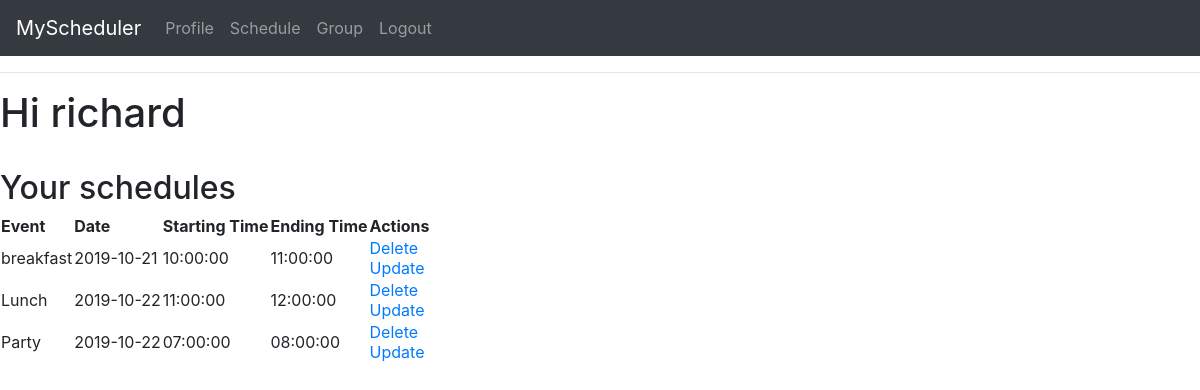
/userpage/richard (signed in), run on the app's committed database.
### app/models.py (models this page shows, shortened)
class User(UserMixin,db.Model):
    id=db.Column(db.Integer,primary_key=True)
    username = db.Column(db.String(64), index=True, unique=True)
    email = db.Column(db.String(128), index=True, unique=True)
    password_hash = db.Column(db.String(128))
    events = db.relationship('Event', backref='user', lazy = 'dynamic')

class Event(db.Model):
    id = db.Column(db.Integer, primary_key=True)
    event_name = db.Column(db.String(128))
    event_date = db.Column(db.DateTime)
    event_timeEnd = db.Column(db.DateTime)
    event_timeStart=db.Column(db.DateTime)
    user_id = db.Column(db.Integer, db.ForeignKey('user.id'))

### app/routes.py (the view)
@app.route('/userpage/<username>')
@login_required
def userpage(username):
    user=User.query.filter_by(username=username).first_or_404()
    e= Event.query.filter_by(user_id=user.id).all()
    return render_template('userpage.html',user=user, title= 'Profile',e=e)

### app/models.py (called while the page is built)
@login.user_loader
def load_user(id):
    return User.query.get(int(id))

### app/templates/userpage.html
{% extends "base.html" %}
{% block content %}
    <h1>Hi {{user.username}} </h1>
	<br><h2> Your schedules <h2>
<p>
	<table>
        <tr>
            <th> Event </th>
            <th> Date </th>
            <th> Starting Time </th>
			<th> Ending Time </th>
			<th> Actions </th>
        </tr>
        {% for data in e %}
            <tr>
                <td>{{ data.event_name }}</td>
                <td>{{ data.event_date.date() }}</td>
				<td>{{ data.event_timeStart.time() }}</td>
				<td>{{ data.event_timeEnd.time() }}</td>
                <td>
                    <a href="/delete/{{data.id}}">Delete</a>
                    <br>
                    <a href="/edit/{{data.id}}">Update</a>
                </td>
            </tr>
        {% endfor %}
    </table>
	</p>
{% endblock %}:

### data on the page
User: username "richard"
Event: event_name "breakfast", event_date "2019-10-21", event_timeStart.time "10:00:00", event_timeEnd.time "11:00:00"
Event: event_name "Lunch", event_date "2019-10-22", event_timeStart.time "11:00:00", event_timeEnd.time "12:00:00"
Event: event_name "Party", event_date "2019-10-22", event_timeStart.time "07:00:00", event_timeEnd.time "08:00:00"
